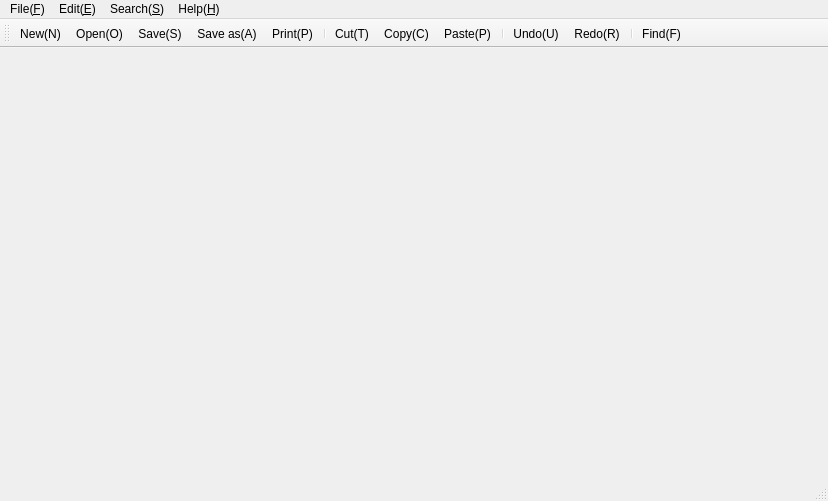
<?xml version="1.0" encoding="UTF-8"?>
<ui version="4.0">
 <class>MainWindow</class>
 <widget class="QMainWindow" name="MainWindow">
  <property name="geometry">
   <rect>
    <x>0</x>
    <y>0</y>
    <width>828</width>
    <height>501</height>
   </rect>
  </property>
  <property name="minimumSize">
   <size>
    <width>640</width>
    <height>480</height>
   </size>
  </property>
  <property name="windowTitle">
   <string>Notepad</string>
  </property>
  <property name="windowIcon">
   <iconset resource="res.qrc">
    <normaloff>:/image/Resources/notepad.png</normaloff>:/image/Resources/notepad.png</iconset>
  </property>
  <widget class="QWidget" name="centralWidget">
   <layout class="QGridLayout" name="gridLayout">
    <property name="leftMargin">
     <number>0</number>
    </property>
    <property name="topMargin">
     <number>0</number>
    </property>
    <property name="rightMargin">
     <number>0</number>
    </property>
    <property name="bottomMargin">
     <number>0</number>
    </property>
    <property name="spacing">
     <number>0</number>
    </property>
    <item row="0" column="0">
     <widget class="CodeEditor" name="widgetEditer" native="true"/>
    </item>
   </layout>
  </widget>
  <widget class="QMenuBar" name="menuBar">
   <property name="geometry">
    <rect>
     <x>0</x>
     <y>0</y>
     <width>828</width>
     <height>23</height>
    </rect>
   </property>
   <widget class="QMenu" name="menu">
    <property name="title">
     <string>File(&amp;F)</string>
    </property>
    <addaction name="actionNew"/>
    <addaction name="actionOpen"/>
    <addaction name="actionSave"/>
    <addaction name="actionSaveAs"/>
    <addaction name="separator"/>
    <addaction name="actionPrint"/>
    <addaction name="separator"/>
    <addaction name="actionExit"/>
   </widget>
   <widget class="QMenu" name="menu_E">
    <property name="title">
     <string>Edit(&amp;E)</string>
    </property>
    <addaction name="actionUndo"/>
    <addaction name="actionRedo"/>
    <addaction name="separator"/>
    <addaction name="actionCut"/>
    <addaction name="actionCopy"/>
    <addaction name="actionPaste"/>
    <addaction name="actionDelete"/>
    <addaction name="separator"/>
    <addaction name="actionSelectAll"/>
    <addaction name="actionFont"/>
   </widget>
   <widget class="QMenu" name="menu_S">
    <property name="title">
     <string>Search(&amp;S)</string>
    </property>
    <addaction name="actionFind"/>
   </widget>
   <widget class="QMenu" name="menu_H">
    <property name="title">
     <string>Help(&amp;H)</string>
    </property>
    <addaction name="actionHelp"/>
    <addaction name="actionAbout"/>
   </widget>
   <addaction name="menu"/>
   <addaction name="menu_E"/>
   <addaction name="menu_S"/>
   <addaction name="menu_H"/>
  </widget>
  <widget class="QStatusBar" name="statusBar"/>
  <widget class="QToolBar" name="toolBar">
   <property name="windowTitle">
    <string>toolBar</string>
   </property>
   <attribute name="toolBarArea">
    <enum>TopToolBarArea</enum>
   </attribute>
   <attribute name="toolBarBreak">
    <bool>false</bool>
   </attribute>
   <addaction name="actionNew"/>
   <addaction name="actionOpen"/>
   <addaction name="actionSave"/>
   <addaction name="actionSaveAs"/>
   <addaction name="actionPrint"/>
   <addaction name="separator"/>
   <addaction name="actionCut"/>
   <addaction name="actionCopy"/>
   <addaction name="actionPaste"/>
   <addaction name="separator"/>
   <addaction name="actionUndo"/>
   <addaction name="actionRedo"/>
   <addaction name="separator"/>
   <addaction name="actionFind"/>
  </widget>
  <action name="actionHelp">
   <property name="text">
    <string>LookUp help(&amp;H)</string>
   </property>
  </action>
  <action name="actionFind">
   <property name="icon">
    <iconset resource="res.qrc">
     <normaloff>:/image/Resources/find.png</normaloff>:/image/Resources/find.png</iconset>
   </property>
   <property name="text">
    <string>Find(&amp;F)</string>
   </property>
   <property name="shortcut">
    <string>Ctrl+F</string>
   </property>
  </action>
  <action name="actionUndo">
   <property name="icon">
    <iconset resource="res.qrc">
     <normaloff>:/image/Resources/undo.png</normaloff>:/image/Resources/undo.png</iconset>
   </property>
   <property name="text">
    <string>Undo(&amp;U)</string>
   </property>
   <property name="shortcut">
    <string>Ctrl+Z</string>
   </property>
  </action>
  <action name="actionCut">
   <property name="icon">
    <iconset resource="res.qrc">
     <normaloff>:/image/Resources/cut.png</normaloff>:/image/Resources/cut.png</iconset>
   </property>
   <property name="text">
    <string>Cut(&amp;T)</string>
   </property>
   <property name="shortcut">
    <string>Ctrl+X</string>
   </property>
  </action>
  <action name="actionCopy">
   <property name="icon">
    <iconset resource="res.qrc">
     <normaloff>:/image/Resources/copy.png</normaloff>:/image/Resources/copy.png</iconset>
   </property>
   <property name="text">
    <string>Copy(&amp;C)</string>
   </property>
   <property name="shortcut">
    <string>Ctrl+C</string>
   </property>
  </action>
  <action name="actionPaste">
   <property name="icon">
    <iconset resource="res.qrc">
     <normaloff>:/image/Resources/paste.png</normaloff>:/image/Resources/paste.png</iconset>
   </property>
   <property name="text">
    <string>Paste(&amp;P)</string>
   </property>
   <property name="shortcut">
    <string>Ctrl+V</string>
   </property>
  </action>
  <action name="actionDelete">
   <property name="text">
    <string>Delete(&amp;L)</string>
   </property>
   <property name="shortcut">
    <string>Del</string>
   </property>
  </action>
  <action name="actionSelectAll">
   <property name="text">
    <string>Select all(&amp;A)</string>
   </property>
   <property name="shortcut">
    <string>Ctrl+A</string>
   </property>
  </action>
  <action name="actionNew">
   <property name="icon">
    <iconset resource="res.qrc">
     <normaloff>:/image/Resources/new.png</normaloff>:/image/Resources/new.png</iconset>
   </property>
   <property name="text">
    <string>New(&amp;N)</string>
   </property>
   <property name="shortcut">
    <string>Ctrl+N</string>
   </property>
  </action>
  <action name="actionOpen">
   <property name="icon">
    <iconset resource="res.qrc">
     <normaloff>:/image/Resources/open.png</normaloff>:/image/Resources/open.png</iconset>
   </property>
   <property name="text">
    <string>Open(&amp;O)...</string>
   </property>
   <property name="shortcut">
    <string>Ctrl+O</string>
   </property>
  </action>
  <action name="actionSave">
   <property name="icon">
    <iconset resource="res.qrc">
     <normaloff>:/image/Resources/save.png</normaloff>:/image/Resources/save.png</iconset>
   </property>
   <property name="text">
    <string>Save(&amp;S)</string>
   </property>
   <property name="shortcut">
    <string>Ctrl+S</string>
   </property>
  </action>
  <action name="actionSaveAs">
   <property name="icon">
    <iconset resource="res.qrc">
     <normaloff>:/image/Resources/save_as.png</normaloff>:/image/Resources/save_as.png</iconset>
   </property>
   <property name="text">
    <string>Save as(&amp;A)...</string>
   </property>
  </action>
  <action name="actionPageSetting">
   <property name="text">
    <string>页面设置(U)...</string>
   </property>
  </action>
  <action name="actionPrint">
   <property name="icon">
    <iconset resource="res.qrc">
     <normaloff>:/image/Resources/print.png</normaloff>:/image/Resources/print.png</iconset>
   </property>
   <property name="text">
    <string>Print(&amp;P)...</string>
   </property>
   <property name="shortcut">
    <string>Ctrl+P</string>
   </property>
  </action>
  <action name="actionExit">
   <property name="text">
    <string>Exit(&amp;X)</string>
   </property>
  </action>
  <action name="actionRedo">
   <property name="icon">
    <iconset resource="res.qrc">
     <normaloff>:/image/Resources/redo.png</normaloff>:/image/Resources/redo.png</iconset>
   </property>
   <property name="text">
    <string>Redo(&amp;R)</string>
   </property>
   <property name="shortcut">
    <string>Ctrl+Y</string>
   </property>
  </action>
  <action name="actionAbout">
   <property name="text">
    <string>About TinyNotePad(&amp;A)</string>
   </property>
  </action>
  <action name="actionFont">
   <property name="text">
    <string>Font(&amp;F)</string>
   </property>
  </action>
 </widget>
 <layoutdefault spacing="6" margin="11"/>
 <customwidgets>
  <customwidget>
   <class>CodeEditor</class>
   <extends>QWidget</extends>
   <header>codeeditor.h</header>
   <container>1</container>
  </customwidget>
 </customwidgets>
 <resources>
  <include location="res.qrc"/>
 </resources>
 <connections/>
</ui>
